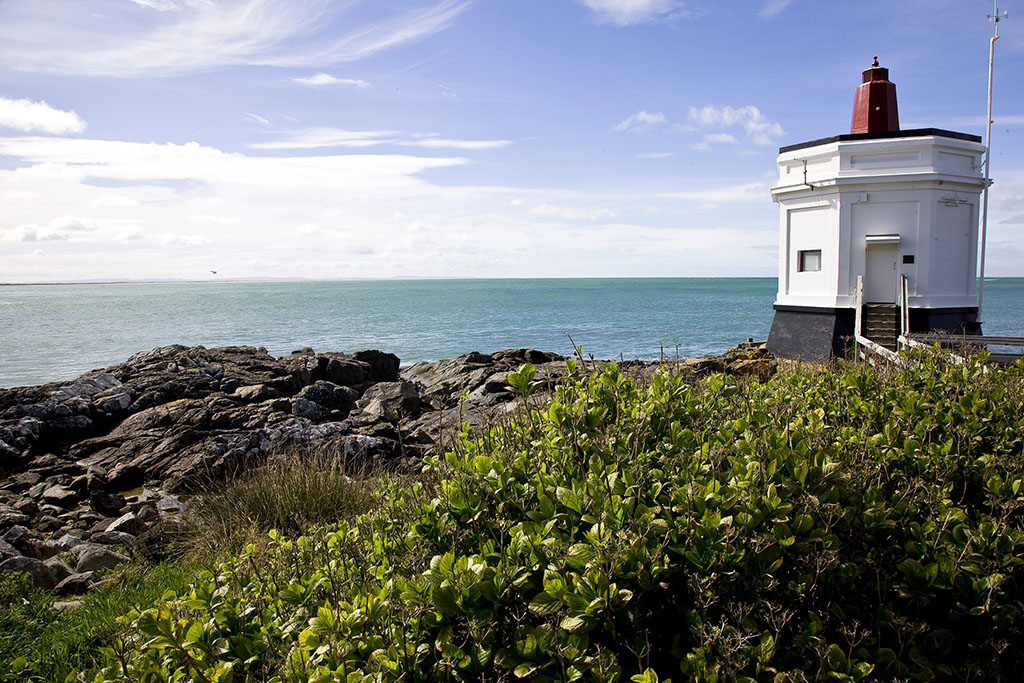
#> input picture MINE_PY27/ThePracticeOfML/SeondEditionMaster/test3.jpg, 1024 x 683 px
$ python 10-13.py
#> lines starting #> are read from the running program, lines starting #| are printed output that depends on the picture; after the words box and inside, x2 and y2 are one past the last pixel; in counts of white or black regions, pixels touching at a corner belong together
#10-13.py
import cv2

fn="test3.jpg"
myimg=cv2.imread(fn)
#> myimg is the input picture: shape (683, 1024, 3); mean B, G, R 124.7, 128.5, 123.7
img=cv2.cvtColor(myimg,cv2.COLOR_BGR2GRAY)
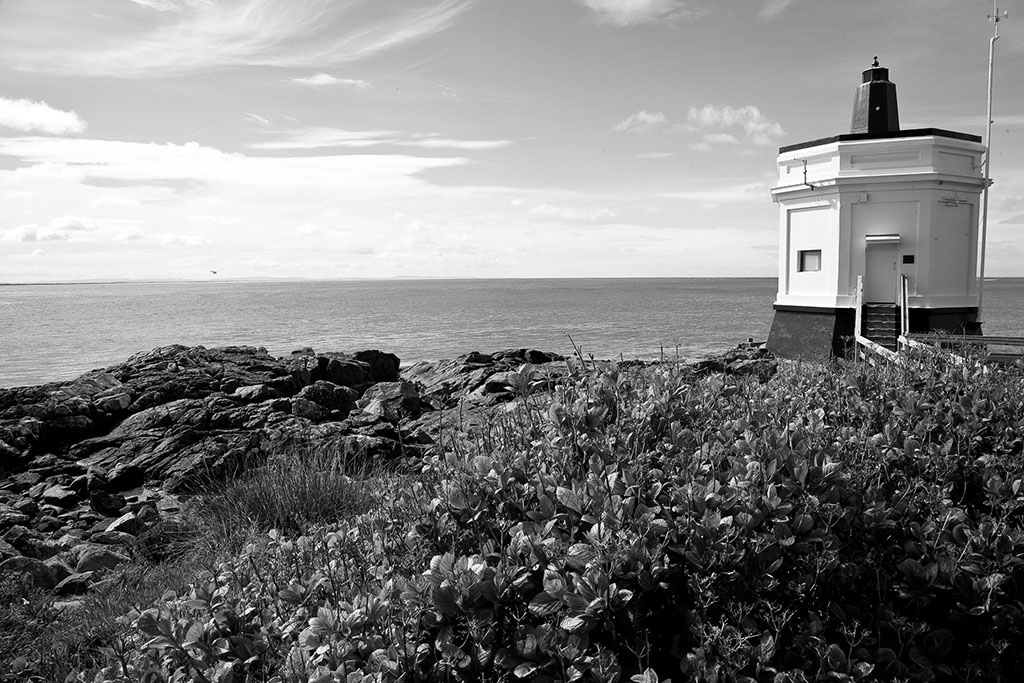
#> img: shape (683, 1024); min 0, max 255, mean 126.6

retval, newimg=cv2.threshold(img,40,255,cv2.THRESH_BINARY)
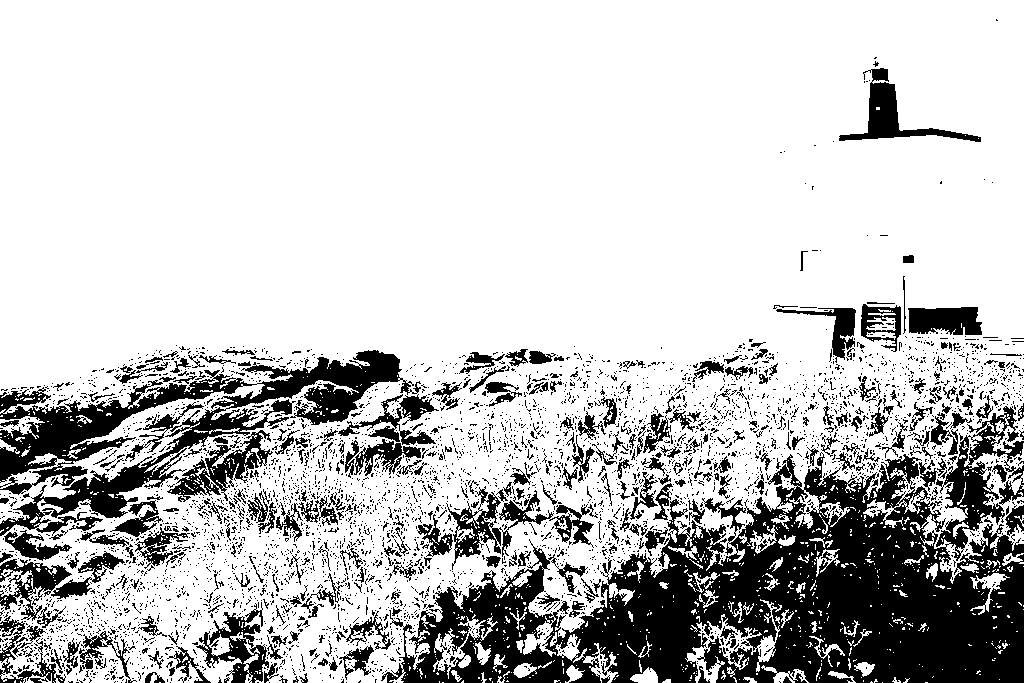
#> newimg: shape (683, 1024); 77.5% white; 4488 black regions (4149 under 20 px), largest, box (x1, y1, x2, y2) and area: (381, 406, 1024, 683) 75604, (0, 350, 421, 536) 21232, (446, 486, 594, 570) 3043
cv2.imshow('preview',newimg)
cv2.waitKey()
cv2.destroyAllWindows()

$ run again, with MINE_PY27/ThePracticeOfML/SeondEditionMaster/test1.jpg copied over MINE_PY27/ThePracticeOfML/SeondEditionMaster/test3.jpg
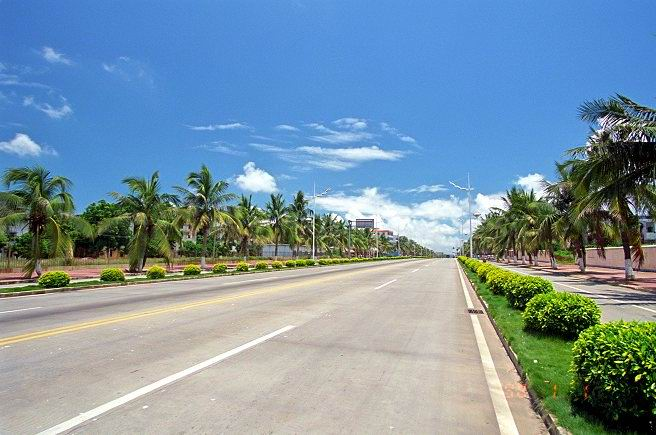
#> input picture MINE_PY27/ThePracticeOfML/SeondEditionMaster/test1.jpg, 656 x 435 px
#> myimg is the input picture: shape (435, 656, 3); mean B, G, R 163.1, 147.9, 122.4
#> `img=cv2.cvtColor(myimg,cv2.COLOR_BGR2GRAY)`:
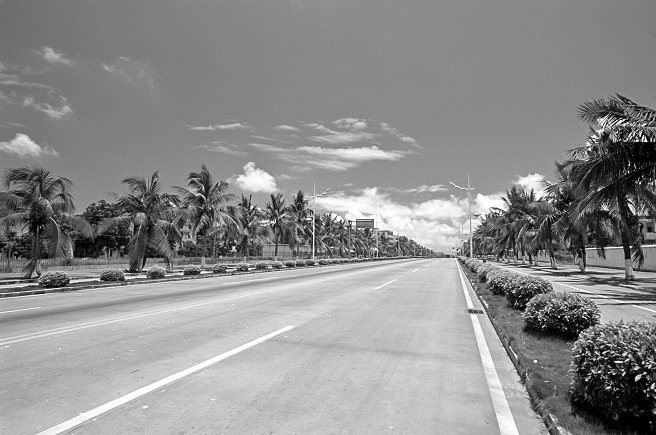
#> img: shape (435, 656); min 0, max 255, mean 142
#> `retval, newimg=cv2.threshold(img,40,255,cv2.THRESH_BINARY)`:
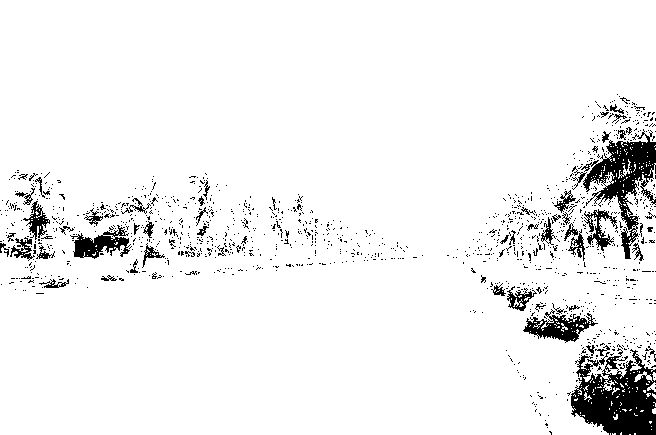
#> newimg: shape (435, 656); 94% white; 1269 black regions (1201 under 20 px), largest, box (x1, y1, x2, y2) and area: (571, 348, 656, 435) 4538, (581, 129, 656, 259) 3208, (523, 309, 598, 343) 1055

$ run again, with MINE_PY27/ThePracticeOfML/SeondEditionMaster/test112.jpg copied over MINE_PY27/ThePracticeOfML/SeondEditionMaster/test3.jpg
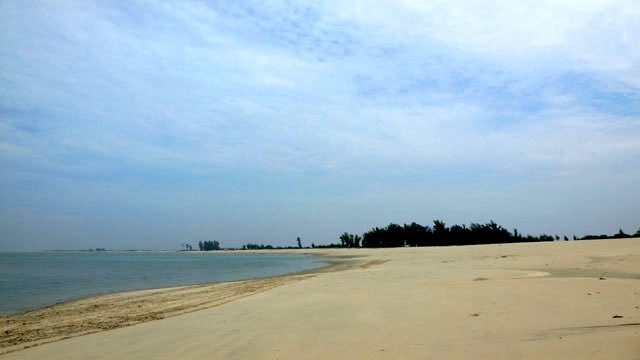
#> input picture MINE_PY27/ThePracticeOfML/SeondEditionMaster/test112.jpg, 640 x 360 px
#> myimg is the input picture: shape (360, 640, 3); mean B, G, R 192, 181.7, 160.6
#> `img=cv2.cvtColor(myimg,cv2.COLOR_BGR2GRAY)`:
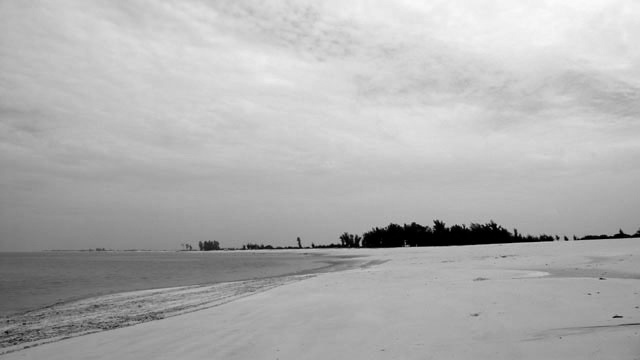
#> img: shape (360, 640); min 0, max 251, mean 176.6
#> `retval, newimg=cv2.threshold(img,40,255,cv2.THRESH_BINARY)`:
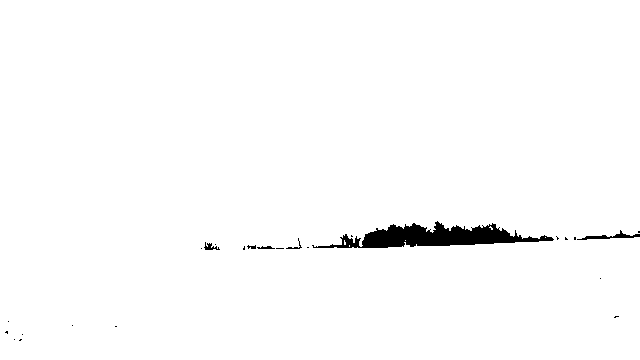
#> newimg: shape (360, 640); 98.5% white; 25 black regions (19 under 20 px), largest, box (x1, y1, x2, y2) and area: (312, 221, 554, 248) 3059, (577, 230, 640, 240) 186, (204, 242, 220, 250) 60, (257, 246, 275, 249) 36, (286, 238, 302, 249) 35, (247, 245, 256, 249) 24

$ run again, with MINE_PY27/ThePracticeOfML/SeondEditionMaster/test2.jpg copied over MINE_PY27/ThePracticeOfML/SeondEditionMaster/test3.jpg
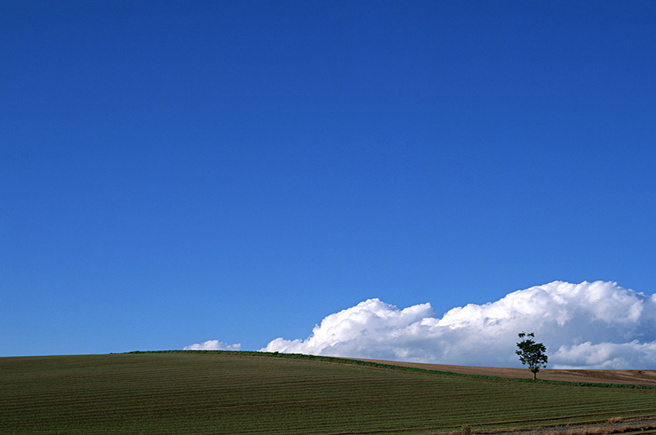
#> input picture MINE_PY27/ThePracticeOfML/SeondEditionMaster/test2.jpg, 656 x 435 px
#> myimg is the input picture: shape (435, 656, 3); mean B, G, R 162.9, 99.8, 59.6
#> `img=cv2.cvtColor(myimg,cv2.COLOR_BGR2GRAY)`:
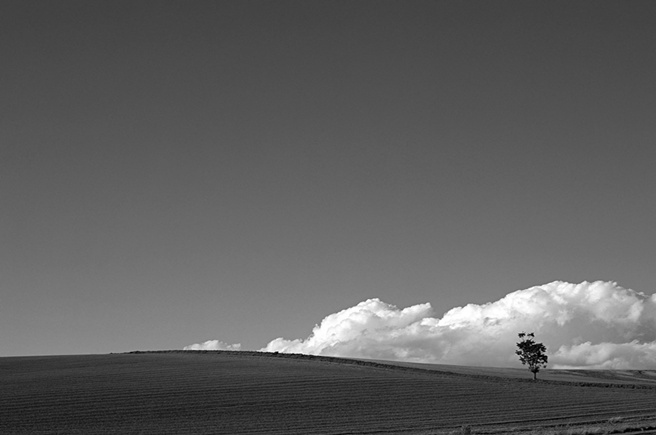
#> img: shape (435, 656); min 0, max 255, mean 95
#> `retval, newimg=cv2.threshold(img,40,255,cv2.THRESH_BINARY)`:
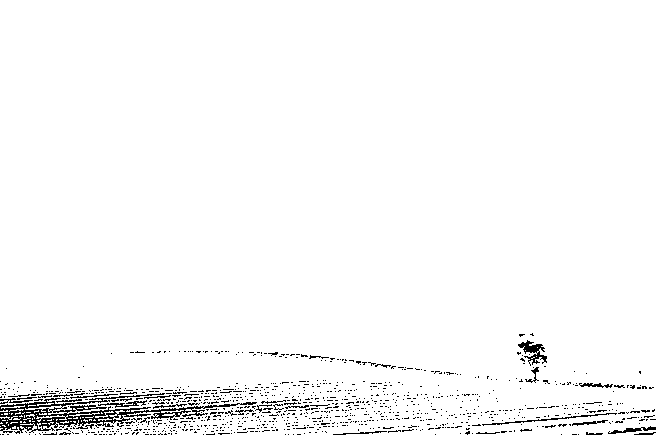
#> newimg: shape (435, 656); 97.4% white; black in thin lines or dots, all inside (x1, y1, x2, y2) = (0, 333, 656, 435)
